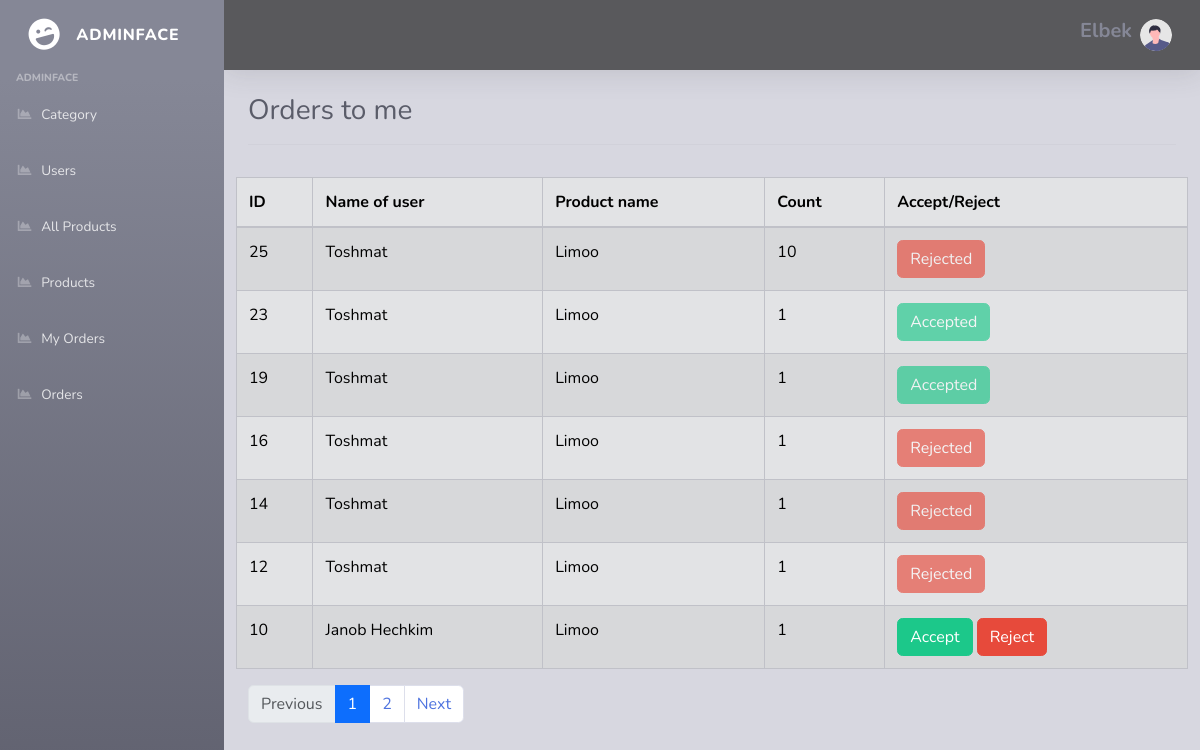
The app's page /admin/orders.php (signed in) with its own data.
### tables this page shows
CREATE TABLE `orders` (
  `id` int NOT NULL,
  `client_id` int NOT NULL,
  `owner_id` int NOT NULL,
  `product_id` int NOT NULL,
  `count` int NOT NULL,
  `status` int NOT NULL
);

CREATE TABLE `users` (
  `id` int NOT NULL,
  `name` varchar(255) NOT NULL,
  `email` varchar(255) NOT NULL,
  `password` varchar(255) NOT NULL,
  `role` varchar(10) NOT NULL DEFAULT 'user'
);

CREATE TABLE `products` (
  `id` int NOT NULL,
  `user_id` int NOT NULL,
  `category_id` int NOT NULL,
  `name` varchar(255) NOT NULL,
  `price` int NOT NULL,
  `img` varchar(255) NOT NULL,
  `count` int NOT NULL,
  `premium` tinyint(1) NOT NULL DEFAULT '0',
  `start_date` date NOT NULL,
  `end_date` date NOT NULL
);

### admin/orders.php (the view, shortened to what this page needs)
<?php
$con = new PDO("mysql:host=localhost;dbname=onlinedukon", 'root', 'root');
$limit = 7;
$sql = "SELECT COUNT(*) as count FROM orders WHERE owner_id='{$_SESSION['id']}'";
$rawCount = $con->query($sql)->fetch(PDO::FETCH_ASSOC);
$countPages = ceil($rawCount['count'] / $limit);
if (isset($_GET['page'])) {
    $page = $_GET['page'];
    $pn = ($page - 1) * $limit;
} else {
    $pn = 0;
    $page = 1;
}
$sql = "SELECT orders.*,users.name AS name,products.name AS product FROM orders LEFT JOIN users ON orders.client_id=users.id LEFT JOIN products ON orders.product_id=products.id WHERE owner_id='{$_SESSION['id']}' ORDER BY id DESC LIMIT {$pn},{$limit}";
$result = $con->query($sql);
$orders = $result->fetchAll(PDO::FETCH_ASSOC);
?>
<!DOCTYPE html>
<html lang="en">
<head>
    <link rel="stylesheet" href="https://cdn.jsdelivr.net/npm/bootstrap-icons@1.11.3/font/bootstrap-icons.min.css">
    <link href="https://cdn.jsdelivr.net/npm/bootstrap@5.3.3/dist/css/bootstrap.min.css" rel="stylesheet">
    <link href="../assets/vendor/fontawesome-free/css/all.min.css" rel="stylesheet" type="text/css">
    <link href="../assets/css/sb-admin-2.min.css" rel="stylesheet">
</head>
<body id="page-top">
    <div id="wrapper">
        <ul class="navbar-nav bg-gradient-secondary sidebar sidebar-dark accordion" id="accordionSidebar">
            <a class="sidebar-brand d-flex align-items-center justify-content-center" href="index.php">
                <div class="sidebar-brand-icon rotate-n-15">
                    <i class="fas fa-laugh-wink"></i>
                </div>
                <div class="sidebar-brand-text mx-3">Adminface</div>
            </a>
            <div class="sidebar-heading">
                Adminface
            </div>
            <?php
            if ($_SESSION['role'] == 'admin') { ?>
                <li class="nav-item">
                    <a class="nav-link" href="index.php">
                        <i class="fas fa-fw fa-chart-area"></i>
                        <span>Category</span></a>
                </li>
                <li class="nav-item">
                    <a class="nav-link" href="users.php">
                        <i class="fas fa-fw fa-chart-area"></i>
                        <span>Users</span></a>
                </li>
                <li class="nav-item">
                    <a class="nav-link" href="products.php">
                        <i class="fas fa-fw fa-chart-area"></i>
                        <span>All Products</span></a>
                </li>
            <?php } ?>
            <li class="nav-item">
                <a class="nav-link" href="adminProducts.php">
                    <i class="fas fa-fw fa-chart-area"></i>
                    <span>Products</span></a>
            </li>
            <li class="nav-item">
                <a class="nav-link" href="myOrders.php">
                    <i class="fas fa-fw fa-chart-area"></i>
                    <span>My Orders</span></a>
            </li>
            <li class="nav-item">
                <a class="nav-link" href="orders.php">
                    <i class="fas fa-fw fa-chart-area"></i>
                    <span>Orders</span></a>
            </li>
        </ul>
        <div id="content-wrapper" class="d-flex flex-column" style="background-color: #d7d7e0;">
            <div id="content">
                <nav class="navbar navbar-expand topbar mb-4 static-top shadow" style="background-color: #59595c;">
                    <ul class="navbar-nav ml-auto">
                        <li class="nav-item dropdown no-arrow">
                            <a class="nav-link dropdown-toggle" href="#" id="userDropdown" role="button"
                                data-toggle="dropdown" aria-haspopup="true" aria-expanded="false">
                                <span class="mr-2 d-none d-lg-inline text-gray-600">
                                    <h5 style="font-weight:700"><?= $_SESSION['name'] ?></h5>
                                </span>
                                <img class="img-profile rounded-circle"
                                    src="../assets/img/undraw_profile.svg">
                            </a>
                        </li>
                    </ul>
                </nav>
                <div class="container-fluid">
                    <div class="d-sm-flex align-items-center justify-content-between">
                        <h1 class="h3 mb-0 text-gray-800">Orders to me</h1>
                    </div>
                    <hr>
                </div>
                <div class="container">
                    <div class="row">
                        <table class="table table-secondary table-striped table-bordered mt-3" id="dataTable" cellspacing="0">
                            <thead>
                                <tr>
                                    <th>ID</th>
                                    <th>Name of user</th>
                                    <th>Product name</th>
                                    <th>Count</th>
                                    <th>Accept/Reject</th>
                                </tr>
                            </thead>
                            <tbody>
                                <?php
                                foreach ($orders as $order) { ?>
                                    <tr>
                                        <td><?= $order['id'] ?></td>
                                        <td><?= $order['name'] ?></td>
                                        <td><?= $order['product'] ?></td>
                                        <td><?= $order['count'] ?></td>
                                        <?php if ($order['status'] == 1) { ?>
                                            <td>
                                                <form action="Accept_or_Reject.php" method="POST">
                                                    <input type="submit" name="accept" value="Accept" class="btn btn-success">
                                                    <input type="submit" name="reject" value="Reject" class="btn btn-danger">
                                                </form>
                                            </td>
                                        <?php } elseif ($order['status'] == 0) { ?>
                                            <td>
                                                <input type="button" value="Rejected" class="btn btn-danger" disabled>
                                            </td>
                                        <?php } elseif ($order['status'] == 2) { ?>
                                            <td>
                                                <input type="button" value="Accepted" class="btn btn-success" disabled>
                                            </td>
                                    <?php }
                                    }
                                    ?>
                                    </tr>
                            </tbody>
                        </table>
                    </div>
                </div>
                <nav aria-label="Page navigation example">
                    <ul class="pagination justify-content-start ml-4">
                        <li class="page-item">
                            <a class="page-link <?= ($page == 1) ? "disabled" : "" ?>" href="<?php if ($page > 1) echo "?page=" . ($page - 1) ?>">Previous</a>
                        </li>
                        <?php
                        for ($i = 1; $i <= $countPages; $i++) { ?>
                            <li class="page-item"><a class="page-link <?= ($page == $i) ? "active" : "" ?>" href="?page=<?= $i ?>"><?= $i ?></a></li>
                        <?php }
                        ?>
                        <li class="page-item">
                            <a class="page-link <?= ($page == $countPages) ? "disabled" : "" ?>" href="<?php if ($page < $countPages) echo "?page=" . ($page + 1) ?>">Next</a>
                        </li>
                    </ul>
                </nav>
            </div>
        </div>
    </div>
</body>
</html>

### records on screen
orders: id "25", users.name "Toshmat", product.name "Limoo", count "10"
orders: id "23", users.name "Toshmat", product.name "Limoo", count "1"
orders: id "19", users.name "Toshmat", product.name "Limoo", count "1"
orders: id "16", users.name "Toshmat", product.name "Limoo", count "1"
orders: id "14", users.name "Toshmat", product.name "Limoo", count "1"
orders: id "12", users.name "Toshmat", product.name "Limoo", count "1"
orders: id "10", users.name "Janob Hechkim", product.name "Limoo", count "1"

### other values on screen
$_SESSION['name'] "Elbek"
